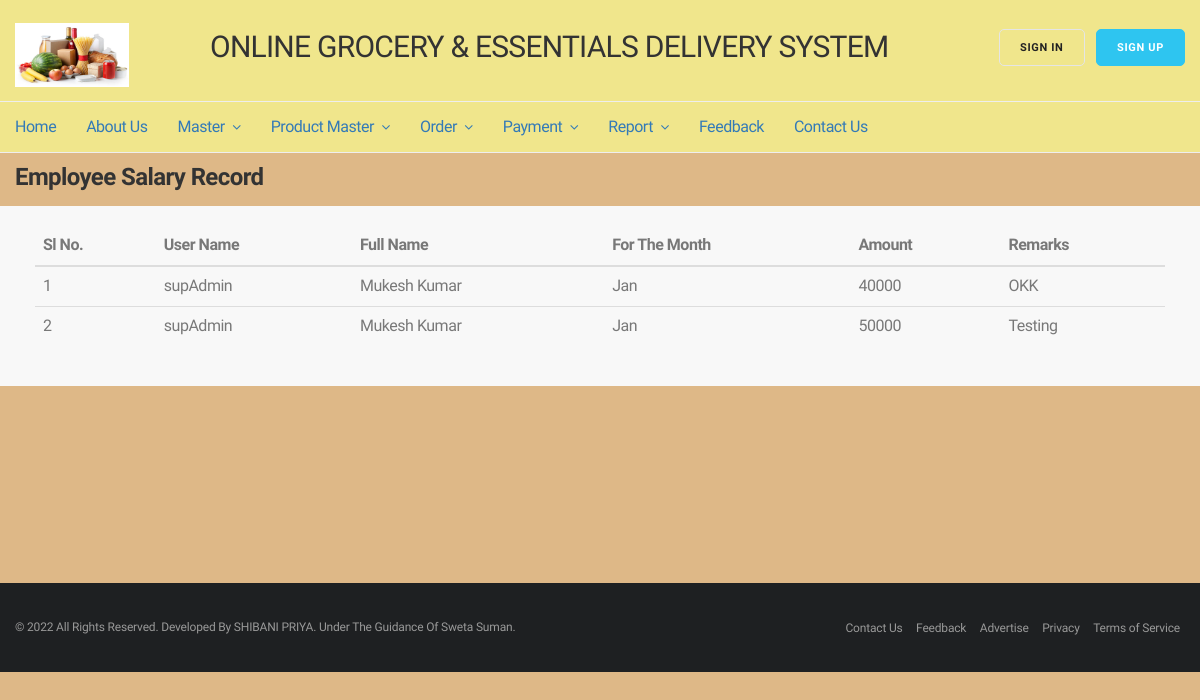
/GROCERY/empSalaryRecord.php, run on the app's committed database.
### tables this page shows
CREATE TABLE `empsalary` (
  `slno` int(11) NOT NULL DEFAULT '0',
  `userId` varchar(45) DEFAULT NULL,
  `userName` varchar(45) DEFAULT NULL,
  `forMonth` varchar(45) DEFAULT NULL,
  `amount` varchar(45) DEFAULT NULL,
  `currentDate` varchar(45) DEFAULT NULL,
  `remarks` varchar(45) DEFAULT NULL
);

### GROCERY/empSalaryRecord.php (the view, shortened to what this page needs)
<?php
include('config.php');
include("header.php");
?>
<div class="container min-height">
	<div class="row">
		<div class="col-md-12">
			<div class="padding-top-10">
				<h3 class="margin-bottom-15"><b>Employee Salary Record</b></h3>
				<div class="row">
					<div class="col-md-12 col-sm-12 side-newsletter">
						<div class="col-sm-12">
							<table class="table table-hover">
								<thead>
									<tr>
										<th>Sl No.</th>
										<th>User Name</th>
										<th>Full Name</th>
										<th>For The Month</th>
										<th>Amount</th>
										<th>Remarks</th>
									</tr>
								</thead>
								<tbody>
									<?php
										$find="select * from empsalary";
										$result= mysqli_query($conn,$find);
										while($row1= mysqli_fetch_array($result))
										{
											echo '<tr>
												<td>'.++$i.'</td>
												<td>'.$row1['userId'].'</td>
												<td>'.$row1['userName'].'</td>
												<td>'.$row1['forMonth'].'</td>
												<td>'.$row1['amount'].'</td>
												<td>'.$row1['remarks'].'</td>
											</tr>';
										}
									?>
								</tbody>
							</table>
						</div>
					</div>
				</div>
			</div>
		</div>
	</div>
</div>
	<?php include("footer.php") ?>

### GROCERY/css/style.css (style rules this page uses)
body { font-family: 'Hind Vadodara'; font-size: 16px; font-weight: 400; line-height: 22px; color: #787878; letter-spacing: -0.030em; }
h1,h2,h3,h4,h5,h6 { font-family: 'Hind Vadodara'; color: #333333; font-weight: 400; margin: 0; }
h3 { font-size: 24px; line-height: 28px; letter-spacing: -0.025em; }
.container { max-width: 1200px; width: 100%; margin: 0 auto; }
body { position: relative; transition:.4s; left: 0px; }
.side-newsletter { background: #f8f8f8; padding: 20px; }
.margin-bottom-15 { margin-bottom: 15px; }
.min-height { min-height: 400px; }

### data on the page
empsalary: userId "supAdmin", userName "Mukesh Kumar", forMonth "Jan", amount "40000", remarks "OKK"
empsalary: userId "supAdmin", userName "Mukesh Kumar", forMonth "Jan", amount "50000", remarks "Testing"
